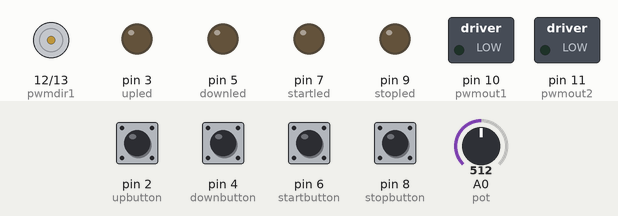
The sketch below on a simulated Arduino Uno, built with avr-gcc and run on an emulated ATmega328P. Shown: motor-driver pin pairs drawn as motors (green arrow = first pin HIGH = forward, orange = second pin HIGH = backward, longer = more drive), switched loads named in the sketch (green lamp = pin HIGH), output pins drawn as LEDs (lit = HIGH). The inputs (shaded band) are chosen by the test bench; at power-on: pin 2 (upbutton), pin 4 (downbutton), pin 6 (startbutton), pin 8 (stopbutton) HIGH, A0 (pot) = 512.

Above: at 1.2 s.
1.3 s: pin 2 (upbutton) pulled LOW for 0.15 s
At 2.1 s:
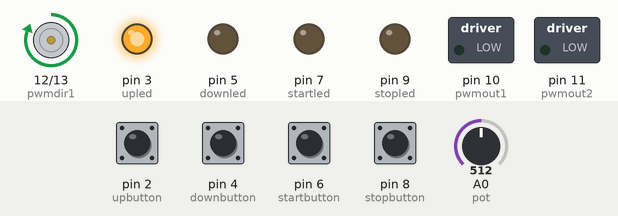
2.9 s: pin 4 (downbutton) pulled LOW for 0.15 s
At 3.7 s:
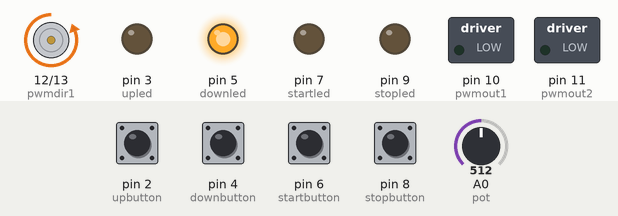
4.9 s: pin 6 (startbutton) pulled LOW for 0.15 s
At 4.97 s:
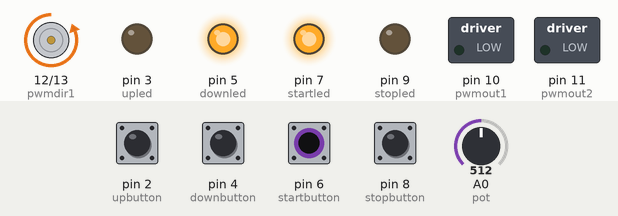
6.5 s: pin 8 (stopbutton) pulled LOW for 0.15 s
At 7.8 s:
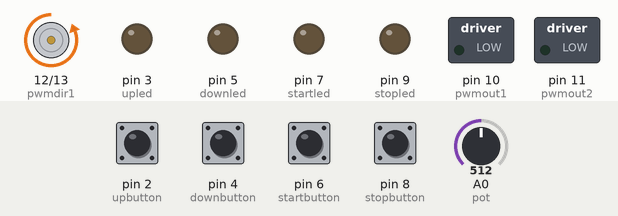
8.1 s: pin 2 (upbutton) pulled LOW for 1 s
At 9.5 s:
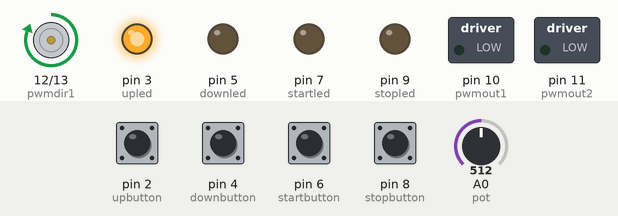
10.6 s: pin 6 (startbutton) pulled LOW for 1 s
At 11.4 s:
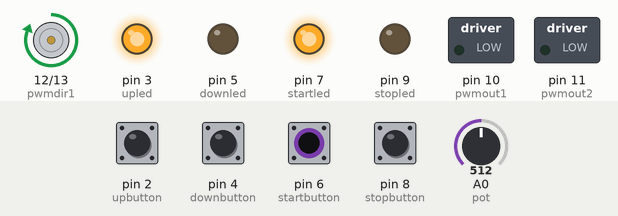
Timing chart, 0 to 13.6 s (numbered marks = the images above; inputs shaded):
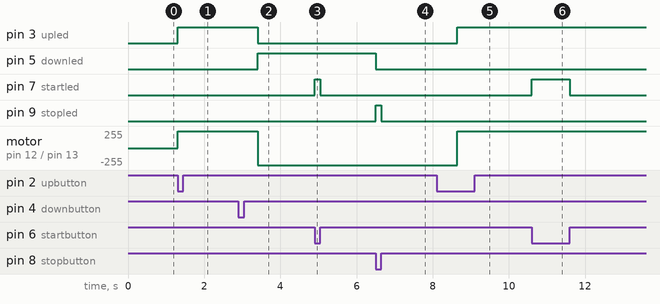

Measured:
- after the input at 1.3 s, pin 3 (upled): LOW → HIGH at once; motor on pin 12 (pwmdir1) / pin 13 (pwmdir2): stopped → forward 255/255 at once
- after the input at 2.9 s, pin 3 (upled): HIGH → LOW after 0.50 s; pin 5 (downled): LOW → HIGH after 0.50 s; motor on pin 12 (pwmdir1) / pin 13 (pwmdir2): forward 255/255 → backward 255/255 after 0.50 s
- after the input at 4.9 s, pin 7 (startled): LOW → HIGH at once, → LOW 0.15 s later
- after the input at 6.5 s, pin 5 (downled): HIGH → LOW at once; pin 9 (stopled): LOW → HIGH at once, → LOW 0.15 s later
- after the input at 8.1 s, pin 3 (upled): LOW → HIGH after 0.55 s; motor on pin 12 (pwmdir1) / pin 13 (pwmdir2): backward 255/255 → forward 255/255 after 0.55 s
- after the input at 10.6 s, pin 7 (startled): LOW → HIGH at once, → LOW 1.0 s later

The sketch:

Senior_design_pot.ino
```cpp
const int upbutton = 2;
const int upled = 3;
const int downbutton = 4;
const int downled = 5;
const int startbutton = 6;
const int startled = 7;
const int stopbutton = 8;
const int stopled = 9;
const int pot = A0;
const int pwmout1 = 10;
const int pwmout2 = 11;
const int pwmdir1 = 12;
const int pwmdir2 = 13;
int potval = 0;
boolean startflag = false;
boolean stopflag = false;
boolean upflag = false;
boolean downflag = false;

void setup() {
 pinMode(upbutton, INPUT);
 pinMode(upled, OUTPUT);
 pinMode(downbutton, INPUT);
 pinMode(downled, OUTPUT);
 pinMode(startbutton, INPUT);
 pinMode(startled, OUTPUT);
 pinMode(stopbutton, INPUT);
 pinMode(stopled, OUTPUT);
 pinMode(pwmdir1, OUTPUT);
 pinMode(pwmdir2, OUTPUT);
}
void loop() {
  //==================================Reading Up and Down Buttons============================================
 if (digitalRead(upbutton) == LOW){ //if up button is pressed
    if (downflag){ //if down is already on, turn off motors and delay
      analogWrite(pwmout1, 0);
      analogWrite(pwmout2, 0);
      delay(500);
    }//end if
    if (downflag && startflag){
      digitalWrite(startled, LOW);
      startflag = false;
    }//end if
    upflag = true;  //update flags
    downflag = false;
    digitalWrite(upled, HIGH); //turn on and off LEDs
    digitalWrite(downled, LOW);
    digitalWrite(startled, LOW);
    digitalWrite(stopled, LOW);
  }//end if
  if (digitalRead(downbutton) == LOW){ //if down button is pressed
    if (upflag){  //if up is already on, turn off motors and delay
      analogWrite(pwmout1, 0);
      analogWrite(pwmout2, 0);
      delay(500);
    }
    if (upflag && startflag){
      digitalWrite(startled, LOW);
      startflag = false;
    }//end if
    downflag = true; //update flags
    upflag = false;
    digitalWrite(downled, HIGH); //turn on and off LEDs
    digitalWrite(upled, LOW);
    digitalWrite(startled, LOW);
    digitalWrite(stopled, LOW);
  }//end if
//========================================Reading Start Button========================================
  if (digitalRead(startbutton) == LOW){ //if start button is held down
    if (downflag || upflag){ //if either up or down flag is on
      startflag = true; //turn startflag on
      digitalWrite(startled, HIGH); //turn start LED on
    }//end if
  }//end if
  else if (digitalRead(startbutton) == HIGH){ //if start button is not being pressed
    startflag = false;  //startflag off
    digitalWrite(startled, LOW); //start LED off
    analogWrite(pwmout1, 0);
    analogWrite(pwmout2, 0);
  }//end else if
//========================================Reading Stop Button==========================================
  if (digitalRead(stopbutton) == LOW){ //if stop button is pressed
    stopflag = true; //turn stopflag on
    startflag = false; //turn all flags off
    downflag = false;
    upflag = false;
    digitalWrite(downled, LOW); //turn all other LEDs off
    digitalWrite(upled, LOW);
    digitalWrite(startled, LOW);
    digitalWrite(stopled, HIGH); //turn stop LED on
  }//end if
  else if (digitalRead(stopbutton) == HIGH){ //if stop button isn't pressed
    digitalWrite(stopled, LOW); //turn stop led off
    if (stopflag){ //if stopflag is true, delay 2 seconds then reset stopflag
      delay(2000);
      stopflag = false;
    }//end if
  }//end else if
//==============================Reading Potentiometer========================================
potval = analogRead(pot); //read pot
potval = potval*255/1023;
if (potval > 875){ //capping max value
  potval = 220;
}
//=============================Setting PWM Direction=========================================
  if (upflag){ //if up mode is on
    digitalWrite(pwmdir1, HIGH);
    digitalWrite(pwmdir2, LOW);
  }//end if
  else if (downflag) { //if down mode is on
    digitalWrite(pwmdir1, LOW);
    digitalWrite(pwmdir2, HIGH);
  }//end else if
//===============================Outputting PWM==============================================
  if (startflag){ //if startflag is on
    analogWrite(pwmout1, potval);
    analogWrite(pwmout2, potval);
  }//end if
  if (stopflag){ //if stopflag is hit
    analogWrite(pwmout1, 0);
    analogWrite(pwmout2, 0);
  }
}//end main loop
```
